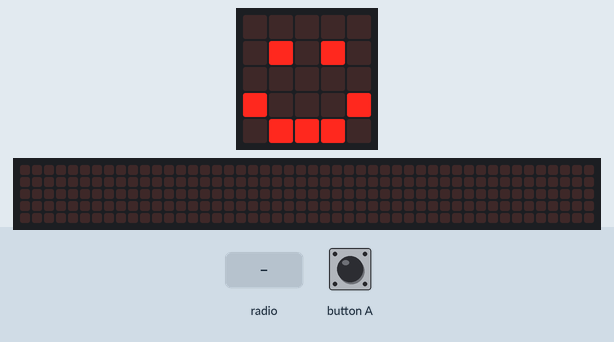
Recording of a program running on a simulated BBC micro:bit (MakeCode). Parts: the board's 5×5 LED display, a strip that is not on the board, showing the scrolling text unrolled. The test bench sets the inputs (shaded band). The 48×5 strip is a reading aid, not a part: it shows the text the display is scrolling, unrolled, one strip-width of it at a time.

Above: at 1.8 s.
1.9 s: radio message "Hello, World!" arrives
At 8.2 s:
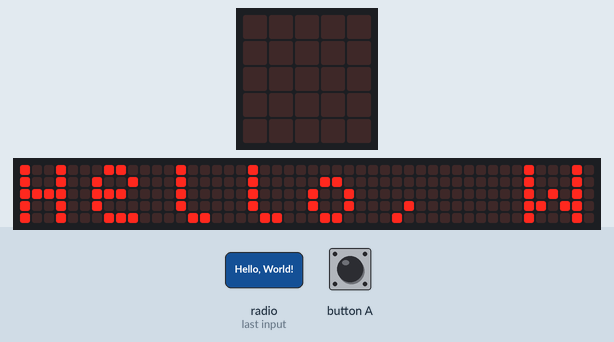
At 14.3 s:
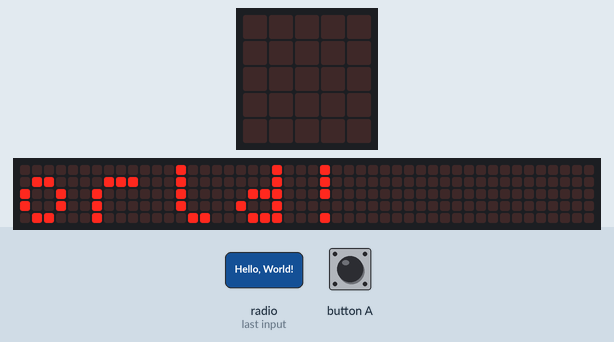

Measured:
- after the input at 1.9 s, the display: changes at once (image 1)
- what the display in image 1 shows lasts 0.8 s, from 7.6 s to 8.4 s
- what the display in image 2 shows lasts 0.7 s, from 13.8 s to 14.5 s

The program:

main.ts
```typescript
// (licence header left out)
// setup
radio.setGroup(1)
basic.showIcon(IconNames.Happy)

input.onButtonPressed(Button.A, function () {
    basic.showIcon(IconNames.Triangle)
    radio.sendString("Hello, World!")
    basic.showIcon(IconNames.Happy)
})

radio.onReceivedString(function (receivedString) {
    basic.clearScreen()
    basic.showString(receivedString)
    basic.showIcon(IconNames.Happy)
})
```
